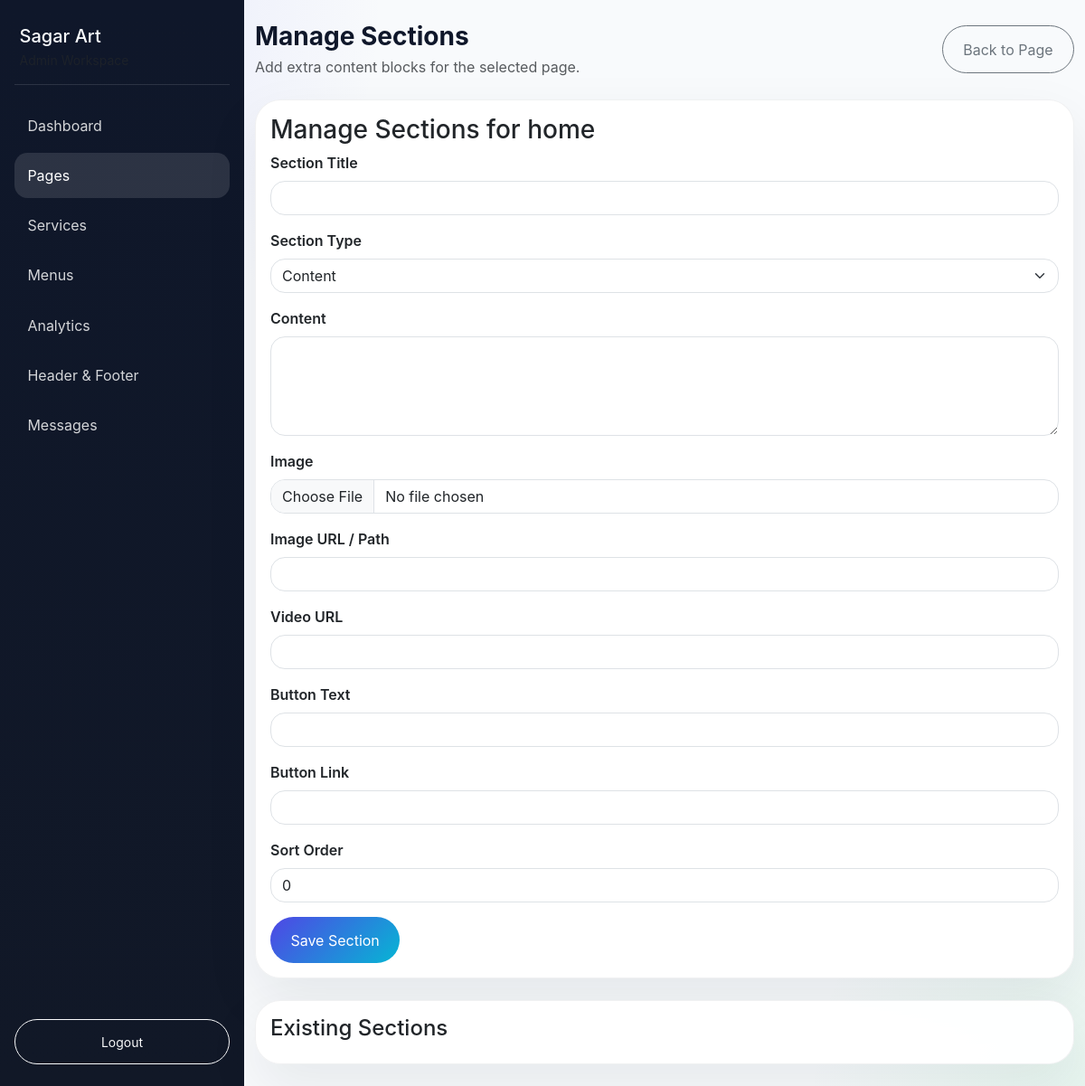
Before: /admin/page_section_form.php?slug=home (signed in) with the older database file.
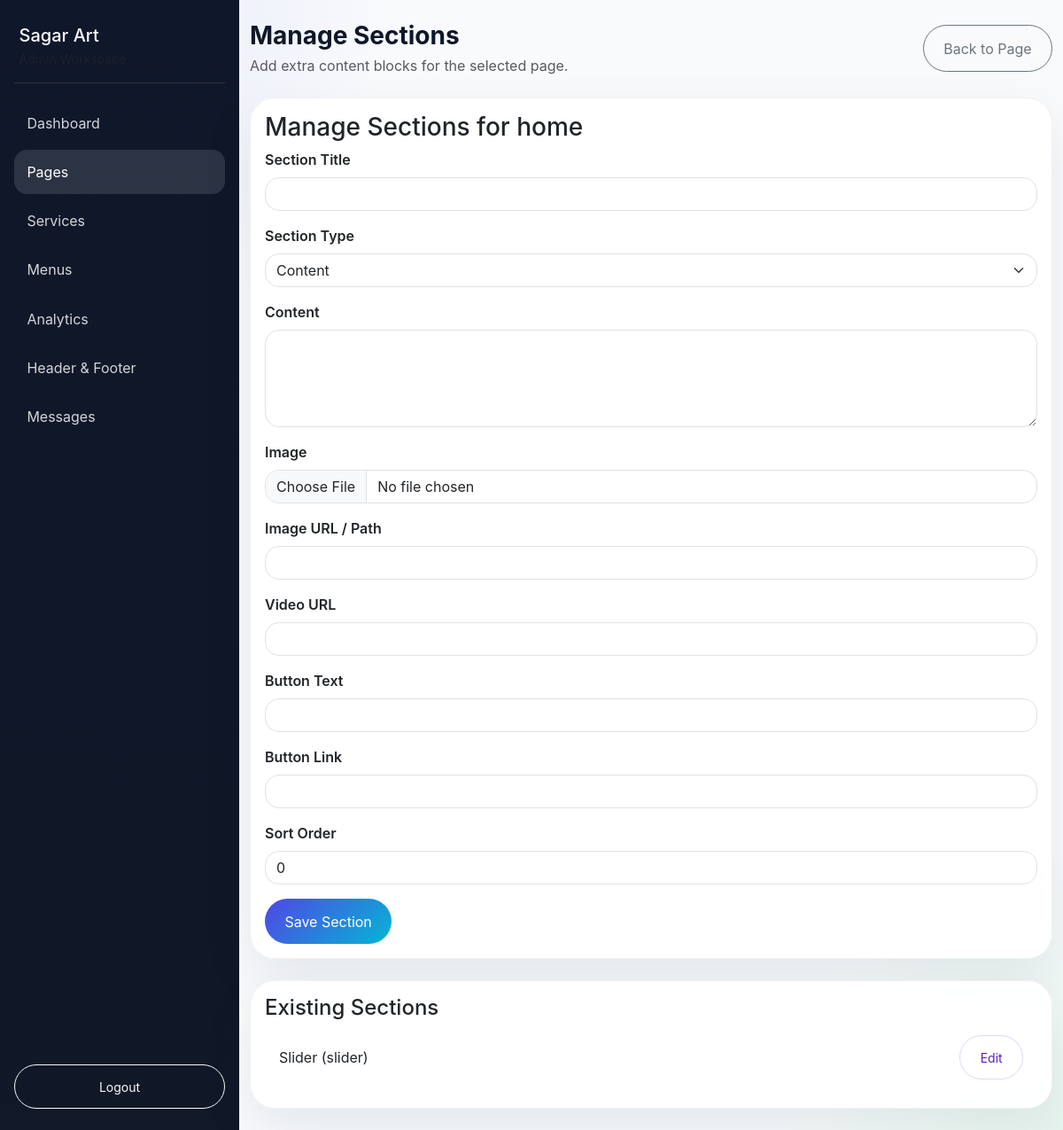
After: the same page with the newer database file.
### tables this page shows
CREATE TABLE `page_sections` (
  `id` int(11) NOT NULL,
  `page_slug` varchar(100) NOT NULL,
  `title` varchar(255) DEFAULT NULL,
  `content` text DEFAULT NULL,
  `section_type` varchar(50) NOT NULL DEFAULT 'content',
  `image_url` varchar(255) DEFAULT NULL,
  `video_url` varchar(255) DEFAULT NULL,
  `button_text` varchar(255) DEFAULT NULL,
  `button_link` varchar(255) DEFAULT NULL,
  `sort_order` int(11) NOT NULL DEFAULT 0
);

### admin/page_section_form.php (the view, shortened to what the changed rows need)
<?php
require '../includes/config.php';
$slug = $_GET['slug'] ?? '';
$sections = $conn->query('SELECT id, title, section_type, sort_order FROM page_sections WHERE page_slug = \'' . $conn->real_escape_string($slug) . '\' ORDER BY sort_order ASC, id ASC');
?>
<!DOCTYPE html>
<html lang="en">
<head>
  <link href="https://cdn.jsdelivr.net/npm/bootstrap@5.3.3/dist/css/bootstrap.min.css" rel="stylesheet">
  <link rel="stylesheet" href="../assets/css/style.css">
</head>
<body class="admin-shell">
  <div class="admin-layout">
    <?php include 'includes/sidebar.php'; ?>
    <main class="admin-main">
      <div class="container-fluid py-4">
        <div class="card admin-card">
          <div class="card-body">
            <ul class="list-group list-group-flush">
              <?php while ($item = $sections->fetch_assoc()): ?>
                <li class="list-group-item d-flex justify-content-between align-items-center">
                  <span><?php echo htmlspecialchars($item['title'] ?: 'Untitled Section'); ?> (<?php echo htmlspecialchars($item['section_type']); ?>)</span>
                  <a href="page_section_form.php?slug=<?php echo urlencode($slug); ?>&section_id=<?php echo (int)$item['id']; ?>" class="btn btn-sm btn-outline-primary">Edit</a>
                </li>
              <?php endwhile; ?>
            </ul>
          </div>
        </div>
      </div>
    </main>
  </div>
</body>
</html>

### admin/includes/sidebar.php (shortened to what the changed rows need)
<?php
$currentPage = basename($_SERVER['PHP_SELF']);
$navItems = [
    ['label' => 'Dashboard', 'url' => 'dashboard.php'],
    ['label' => 'Pages', 'url' => 'page_form.php'],
    ['label' => 'Services', 'url' => 'service_form.php'],
    ['label' => 'Menus', 'url' => 'menu_form.php'],
    ['label' => 'Analytics', 'url' => 'analytics.php'],
    ['label' => 'Header & Footer', 'url' => 'settings_form.php'],
    ['label' => 'Messages', 'url' => 'contact_submissions.php'],
];
?>
<aside class="admin-sidebar">
  <nav class="sidebar-nav">
    <?php foreach ($navItems as $item): ?>
      <?php
      $isActive = $currentPage === $item['url'] || ($item['url'] === 'page_form.php' && in_array($currentPage, ['page_form.php', 'page_section_form.php'], true));
      ?>
      <a class="sidebar-link<?php echo $isActive ? ' active' : ''; ?>" href="<?php echo htmlspecialchars($item['url']); ?>">
        <?php echo htmlspecialchars($item['label']); ?>
      </a>
    <?php endforeach; ?>
  </nav>
</aside>

Changed rows visible on the page:
added page_sections: title "Slider", section_type "slider"
